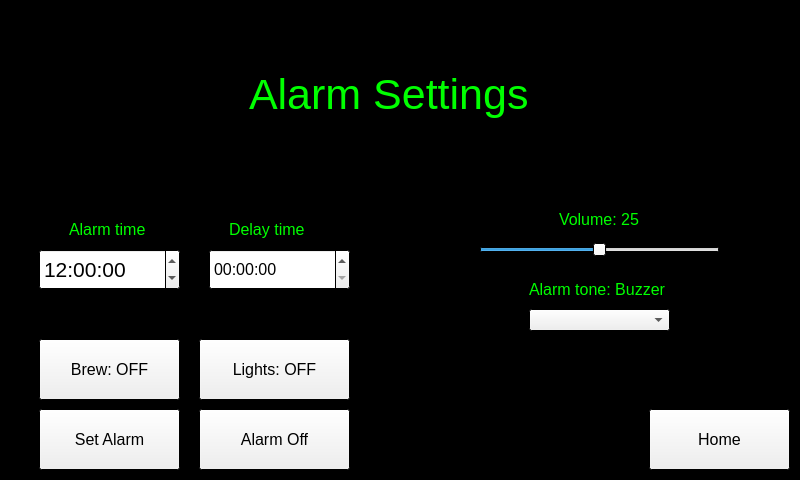
<?xml version="1.0" encoding="UTF-8"?>
<ui version="4.0">
 <class>MainWindow</class>
 <widget class="QMainWindow" name="MainWindow">
  <property name="geometry">
   <rect>
    <x>0</x>
    <y>0</y>
    <width>800</width>
    <height>480</height>
   </rect>
  </property>
  <property name="palette">
   <palette>
    <active>
     <colorrole role="Base">
      <brush brushstyle="SolidPattern">
       <color alpha="255">
        <red>0</red>
        <green>0</green>
        <blue>0</blue>
       </color>
      </brush>
     </colorrole>
     <colorrole role="Window">
      <brush brushstyle="SolidPattern">
       <color alpha="255">
        <red>0</red>
        <green>0</green>
        <blue>0</blue>
       </color>
      </brush>
     </colorrole>
    </active>
    <inactive>
     <colorrole role="Base">
      <brush brushstyle="SolidPattern">
       <color alpha="255">
        <red>0</red>
        <green>0</green>
        <blue>0</blue>
       </color>
      </brush>
     </colorrole>
     <colorrole role="Window">
      <brush brushstyle="SolidPattern">
       <color alpha="255">
        <red>0</red>
        <green>0</green>
        <blue>0</blue>
       </color>
      </brush>
     </colorrole>
    </inactive>
    <disabled>
     <colorrole role="Base">
      <brush brushstyle="SolidPattern">
       <color alpha="255">
        <red>0</red>
        <green>0</green>
        <blue>0</blue>
       </color>
      </brush>
     </colorrole>
     <colorrole role="Window">
      <brush brushstyle="SolidPattern">
       <color alpha="255">
        <red>0</red>
        <green>0</green>
        <blue>0</blue>
       </color>
      </brush>
     </colorrole>
    </disabled>
   </palette>
  </property>
  <property name="font">
   <font>
    <pointsize>12</pointsize>
   </font>
  </property>
  <property name="windowTitle">
   <string>MainWindow</string>
  </property>
  <widget class="QWidget" name="centralwidget">
   <layout class="QVBoxLayout" name="verticalLayout">
    <item>
     <widget class="QStackedWidget" name="pages">
      <property name="enabled">
       <bool>true</bool>
      </property>
      <property name="sizePolicy">
       <sizepolicy hsizetype="Preferred" vsizetype="Preferred">
        <horstretch>0</horstretch>
        <verstretch>0</verstretch>
       </sizepolicy>
      </property>
      <property name="palette">
       <palette>
        <active>
         <colorrole role="Base">
          <brush brushstyle="SolidPattern">
           <color alpha="255">
            <red>255</red>
            <green>255</green>
            <blue>255</blue>
           </color>
          </brush>
         </colorrole>
         <colorrole role="Window">
          <brush brushstyle="SolidPattern">
           <color alpha="255">
            <red>0</red>
            <green>0</green>
            <blue>0</blue>
           </color>
          </brush>
         </colorrole>
        </active>
        <inactive>
         <colorrole role="Base">
          <brush brushstyle="SolidPattern">
           <color alpha="255">
            <red>255</red>
            <green>255</green>
            <blue>255</blue>
           </color>
          </brush>
         </colorrole>
         <colorrole role="Window">
          <brush brushstyle="SolidPattern">
           <color alpha="255">
            <red>0</red>
            <green>0</green>
            <blue>0</blue>
           </color>
          </brush>
         </colorrole>
        </inactive>
        <disabled>
         <colorrole role="Base">
          <brush brushstyle="SolidPattern">
           <color alpha="255">
            <red>0</red>
            <green>0</green>
            <blue>0</blue>
           </color>
          </brush>
         </colorrole>
         <colorrole role="Window">
          <brush brushstyle="SolidPattern">
           <color alpha="255">
            <red>0</red>
            <green>0</green>
            <blue>0</blue>
           </color>
          </brush>
         </colorrole>
        </disabled>
       </palette>
      </property>
      <property name="font">
       <font>
        <weight>50</weight>
        <italic>false</italic>
        <bold>false</bold>
        <strikeout>false</strikeout>
        <stylestrategy>PreferDefault</stylestrategy>
       </font>
      </property>
      <property name="layoutDirection">
       <enum>Qt::LeftToRight</enum>
      </property>
      <property name="currentIndex">
       <number>1</number>
      </property>
      <widget class="QWidget" name="ClockPage">
       <widget class="QLabel" name="statusLabel">
        <property name="geometry">
         <rect>
          <x>9</x>
          <y>378</y>
          <width>121</width>
          <height>75</height>
         </rect>
        </property>
        <property name="palette">
         <palette>
          <active>
           <colorrole role="WindowText">
            <brush brushstyle="SolidPattern">
             <color alpha="255">
              <red>0</red>
              <green>255</green>
              <blue>0</blue>
             </color>
            </brush>
           </colorrole>
          </active>
          <inactive>
           <colorrole role="WindowText">
            <brush brushstyle="SolidPattern">
             <color alpha="255">
              <red>0</red>
              <green>255</green>
              <blue>0</blue>
             </color>
            </brush>
           </colorrole>
          </inactive>
          <disabled>
           <colorrole role="WindowText">
            <brush brushstyle="SolidPattern">
             <color alpha="255">
              <red>120</red>
              <green>120</green>
              <blue>120</blue>
             </color>
            </brush>
           </colorrole>
          </disabled>
         </palette>
        </property>
        <property name="font">
         <font>
          <pointsize>16</pointsize>
         </font>
        </property>
        <property name="text">
         <string>Alarm: OFF
Brew:  OFF
Alarm: OFF</string>
        </property>
       </widget>
       <widget class="QLabel" name="timeLabel">
        <property name="geometry">
         <rect>
          <x>240</x>
          <y>50</y>
          <width>271</width>
          <height>91</height>
         </rect>
        </property>
        <property name="palette">
         <palette>
          <active>
           <colorrole role="WindowText">
            <brush brushstyle="SolidPattern">
             <color alpha="255">
              <red>0</red>
              <green>255</green>
              <blue>0</blue>
             </color>
            </brush>
           </colorrole>
          </active>
          <inactive>
           <colorrole role="WindowText">
            <brush brushstyle="SolidPattern">
             <color alpha="255">
              <red>0</red>
              <green>255</green>
              <blue>0</blue>
             </color>
            </brush>
           </colorrole>
          </inactive>
          <disabled>
           <colorrole role="WindowText">
            <brush brushstyle="SolidPattern">
             <color alpha="255">
              <red>120</red>
              <green>120</green>
              <blue>120</blue>
             </color>
            </brush>
           </colorrole>
          </disabled>
         </palette>
        </property>
        <property name="font">
         <font>
          <pointsize>48</pointsize>
         </font>
        </property>
        <property name="text">
         <string>07:00 AM</string>
        </property>
       </widget>
       <widget class="QPushButton" name="settingsButton">
        <property name="geometry">
         <rect>
          <x>640</x>
          <y>400</y>
          <width>141</width>
          <height>61</height>
         </rect>
        </property>
        <property name="text">
         <string>Settings</string>
        </property>
       </widget>
       <widget class="QLabel" name="nextAlarmLabel">
        <property name="geometry">
         <rect>
          <x>270</x>
          <y>150</y>
          <width>201</width>
          <height>20</height>
         </rect>
        </property>
        <property name="palette">
         <palette>
          <active>
           <colorrole role="WindowText">
            <brush brushstyle="SolidPattern">
             <color alpha="255">
              <red>0</red>
              <green>255</green>
              <blue>0</blue>
             </color>
            </brush>
           </colorrole>
          </active>
          <inactive>
           <colorrole role="WindowText">
            <brush brushstyle="SolidPattern">
             <color alpha="255">
              <red>0</red>
              <green>255</green>
              <blue>0</blue>
             </color>
            </brush>
           </colorrole>
          </inactive>
          <disabled>
           <colorrole role="WindowText">
            <brush brushstyle="SolidPattern">
             <color alpha="255">
              <red>120</red>
              <green>120</green>
              <blue>120</blue>
             </color>
            </brush>
           </colorrole>
          </disabled>
         </palette>
        </property>
        <property name="font">
         <font>
          <pointsize>16</pointsize>
         </font>
        </property>
        <property name="text">
         <string>Next alarm: 7:00 AM</string>
        </property>
       </widget>
      </widget>
      <widget class="QWidget" name="SettingsPage">
       <widget class="QLabel" name="settingsTitleLabel">
        <property name="geometry">
         <rect>
          <x>240</x>
          <y>50</y>
          <width>281</width>
          <height>71</height>
         </rect>
        </property>
        <property name="palette">
         <palette>
          <active>
           <colorrole role="WindowText">
            <brush brushstyle="SolidPattern">
             <color alpha="255">
              <red>0</red>
              <green>255</green>
              <blue>0</blue>
             </color>
            </brush>
           </colorrole>
           <colorrole role="Text">
            <brush brushstyle="SolidPattern">
             <color alpha="255">
              <red>15</red>
              <green>255</green>
              <blue>111</blue>
             </color>
            </brush>
           </colorrole>
           <colorrole role="Base">
            <brush brushstyle="SolidPattern">
             <color alpha="255">
              <red>255</red>
              <green>255</green>
              <blue>255</blue>
             </color>
            </brush>
           </colorrole>
           <colorrole role="Window">
            <brush brushstyle="SolidPattern">
             <color alpha="255">
              <red>0</red>
              <green>0</green>
              <blue>0</blue>
             </color>
            </brush>
           </colorrole>
          </active>
          <inactive>
           <colorrole role="WindowText">
            <brush brushstyle="SolidPattern">
             <color alpha="255">
              <red>0</red>
              <green>255</green>
              <blue>0</blue>
             </color>
            </brush>
           </colorrole>
           <colorrole role="Text">
            <brush brushstyle="SolidPattern">
             <color alpha="255">
              <red>15</red>
              <green>255</green>
              <blue>111</blue>
             </color>
            </brush>
           </colorrole>
           <colorrole role="Base">
            <brush brushstyle="SolidPattern">
             <color alpha="255">
              <red>255</red>
              <green>255</green>
              <blue>255</blue>
             </color>
            </brush>
           </colorrole>
           <colorrole role="Window">
            <brush brushstyle="SolidPattern">
             <color alpha="255">
              <red>0</red>
              <green>0</green>
              <blue>0</blue>
             </color>
            </brush>
           </colorrole>
          </inactive>
          <disabled>
           <colorrole role="WindowText">
            <brush brushstyle="SolidPattern">
             <color alpha="255">
              <red>120</red>
              <green>120</green>
              <blue>120</blue>
             </color>
            </brush>
           </colorrole>
           <colorrole role="Text">
            <brush brushstyle="SolidPattern">
             <color alpha="255">
              <red>120</red>
              <green>120</green>
              <blue>120</blue>
             </color>
            </brush>
           </colorrole>
           <colorrole role="Base">
            <brush brushstyle="SolidPattern">
             <color alpha="255">
              <red>0</red>
              <green>0</green>
              <blue>0</blue>
             </color>
            </brush>
           </colorrole>
           <colorrole role="Window">
            <brush brushstyle="SolidPattern">
             <color alpha="255">
              <red>0</red>
              <green>0</green>
              <blue>0</blue>
             </color>
            </brush>
           </colorrole>
          </disabled>
         </palette>
        </property>
        <property name="font">
         <font>
          <pointsize>32</pointsize>
         </font>
        </property>
        <property name="text">
         <string>Alarm Settings</string>
        </property>
       </widget>
       <widget class="QPushButton" name="homeButton">
        <property name="geometry">
         <rect>
          <x>640</x>
          <y>400</y>
          <width>141</width>
          <height>61</height>
         </rect>
        </property>
        <property name="text">
         <string>Home</string>
        </property>
       </widget>
       <widget class="QPushButton" name="setAlarmButton">
        <property name="geometry">
         <rect>
          <x>30</x>
          <y>400</y>
          <width>141</width>
          <height>61</height>
         </rect>
        </property>
        <property name="text">
         <string>Set Alarm</string>
        </property>
       </widget>
       <widget class="QPushButton" name="brewButton">
        <property name="geometry">
         <rect>
          <x>30</x>
          <y>330</y>
          <width>141</width>
          <height>61</height>
         </rect>
        </property>
        <property name="text">
         <string>Brew: OFF</string>
        </property>
       </widget>
       <widget class="QPushButton" name="lightsButton">
        <property name="geometry">
         <rect>
          <x>190</x>
          <y>330</y>
          <width>151</width>
          <height>61</height>
         </rect>
        </property>
        <property name="text">
         <string>Lights: OFF</string>
        </property>
       </widget>
       <widget class="QTimeEdit" name="alarmTimeInput">
        <property name="geometry">
         <rect>
          <x>30</x>
          <y>240</y>
          <width>141</width>
          <height>41</height>
         </rect>
        </property>
        <property name="font">
         <font>
          <pointsize>16</pointsize>
         </font>
        </property>
        <property name="time">
         <time>
          <hour>12</hour>
          <minute>0</minute>
          <second>0</second>
         </time>
        </property>
       </widget>
       <widget class="QSlider" name="volumeSlider">
        <property name="geometry">
         <rect>
          <x>470</x>
          <y>230</y>
          <width>241</width>
          <height>22</height>
         </rect>
        </property>
        <property name="maximum">
         <number>50</number>
        </property>
        <property name="sliderPosition">
         <number>25</number>
        </property>
        <property name="orientation">
         <enum>Qt::Horizontal</enum>
        </property>
       </widget>
       <widget class="QLabel" name="volumeLabel">
        <property name="geometry">
         <rect>
          <x>550</x>
          <y>200</y>
          <width>91</width>
          <height>20</height>
         </rect>
        </property>
        <property name="palette">
         <palette>
          <active>
           <colorrole role="WindowText">
            <brush brushstyle="SolidPattern">
             <color alpha="255">
              <red>0</red>
              <green>255</green>
              <blue>0</blue>
             </color>
            </brush>
           </colorrole>
          </active>
          <inactive>
           <colorrole role="WindowText">
            <brush brushstyle="SolidPattern">
             <color alpha="255">
              <red>0</red>
              <green>255</green>
              <blue>0</blue>
             </color>
            </brush>
           </colorrole>
          </inactive>
          <disabled>
           <colorrole role="WindowText">
            <brush brushstyle="SolidPattern">
             <color alpha="255">
              <red>120</red>
              <green>120</green>
              <blue>120</blue>
             </color>
            </brush>
           </colorrole>
          </disabled>
         </palette>
        </property>
        <property name="text">
         <string>Volume: 25</string>
        </property>
       </widget>
       <widget class="QLabel" name="toneLabel">
        <property name="geometry">
         <rect>
          <x>520</x>
          <y>270</y>
          <width>151</width>
          <height>20</height>
         </rect>
        </property>
        <property name="palette">
         <palette>
          <active>
           <colorrole role="WindowText">
            <brush brushstyle="SolidPattern">
             <color alpha="255">
              <red>0</red>
              <green>255</green>
              <blue>0</blue>
             </color>
            </brush>
           </colorrole>
          </active>
          <inactive>
           <colorrole role="WindowText">
            <brush brushstyle="SolidPattern">
             <color alpha="255">
              <red>0</red>
              <green>255</green>
              <blue>0</blue>
             </color>
            </brush>
           </colorrole>
          </inactive>
          <disabled>
           <colorrole role="WindowText">
            <brush brushstyle="SolidPattern">
             <color alpha="255">
              <red>120</red>
              <green>120</green>
              <blue>120</blue>
             </color>
            </brush>
           </colorrole>
          </disabled>
         </palette>
        </property>
        <property name="text">
         <string>Alarm tone: Buzzer</string>
        </property>
       </widget>
       <widget class="QComboBox" name="tonesList">
        <property name="geometry">
         <rect>
          <x>520</x>
          <y>300</y>
          <width>141</width>
          <height>22</height>
         </rect>
        </property>
       </widget>
       <widget class="QTimeEdit" name="delayTimeInput">
        <property name="geometry">
         <rect>
          <x>200</x>
          <y>240</y>
          <width>141</width>
          <height>41</height>
         </rect>
        </property>
       </widget>
       <widget class="QLabel" name="alarmTimeLabel">
        <property name="geometry">
         <rect>
          <x>60</x>
          <y>210</y>
          <width>81</width>
          <height>20</height>
         </rect>
        </property>
        <property name="palette">
         <palette>
          <active>
           <colorrole role="WindowText">
            <brush brushstyle="SolidPattern">
             <color alpha="255">
              <red>0</red>
              <green>255</green>
              <blue>0</blue>
             </color>
            </brush>
           </colorrole>
          </active>
          <inactive>
           <colorrole role="WindowText">
            <brush brushstyle="SolidPattern">
             <color alpha="255">
              <red>0</red>
              <green>255</green>
              <blue>0</blue>
             </color>
            </brush>
           </colorrole>
          </inactive>
          <disabled>
           <colorrole role="WindowText">
            <brush brushstyle="SolidPattern">
             <color alpha="255">
              <red>120</red>
              <green>120</green>
              <blue>120</blue>
             </color>
            </brush>
           </colorrole>
          </disabled>
         </palette>
        </property>
        <property name="text">
         <string>Alarm time</string>
        </property>
       </widget>
       <widget class="QLabel" name="label">
        <property name="geometry">
         <rect>
          <x>220</x>
          <y>210</y>
          <width>81</width>
          <height>20</height>
         </rect>
        </property>
        <property name="palette">
         <palette>
          <active>
           <colorrole role="WindowText">
            <brush brushstyle="SolidPattern">
             <color alpha="255">
              <red>0</red>
              <green>255</green>
              <blue>0</blue>
             </color>
            </brush>
           </colorrole>
          </active>
          <inactive>
           <colorrole role="WindowText">
            <brush brushstyle="SolidPattern">
             <color alpha="255">
              <red>0</red>
              <green>255</green>
              <blue>0</blue>
             </color>
            </brush>
           </colorrole>
          </inactive>
          <disabled>
           <colorrole role="WindowText">
            <brush brushstyle="SolidPattern">
             <color alpha="255">
              <red>120</red>
              <green>120</green>
              <blue>120</blue>
             </color>
            </brush>
           </colorrole>
          </disabled>
         </palette>
        </property>
        <property name="text">
         <string>Delay time</string>
        </property>
       </widget>
       <widget class="QPushButton" name="alarmOffButton">
        <property name="geometry">
         <rect>
          <x>190</x>
          <y>400</y>
          <width>151</width>
          <height>61</height>
         </rect>
        </property>
        <property name="text">
         <string>Alarm Off</string>
        </property>
       </widget>
      </widget>
      <widget class="QWidget" name="AlarmPage">
       <widget class="QLabel" name="wakeUpLabel">
        <property name="geometry">
         <rect>
          <x>60</x>
          <y>70</y>
          <width>611</width>
          <height>161</height>
         </rect>
        </property>
        <property name="palette">
         <palette>
          <active>
           <colorrole role="WindowText">
            <brush brushstyle="SolidPattern">
             <color alpha="255">
              <red>0</red>
              <green>255</green>
              <blue>0</blue>
             </color>
            </brush>
           </colorrole>
          </active>
          <inactive>
           <colorrole role="WindowText">
            <brush brushstyle="SolidPattern">
             <color alpha="255">
              <red>0</red>
              <green>255</green>
              <blue>0</blue>
             </color>
            </brush>
           </colorrole>
          </inactive>
          <disabled>
           <colorrole role="WindowText">
            <brush brushstyle="SolidPattern">
             <color alpha="255">
              <red>120</red>
              <green>120</green>
              <blue>120</blue>
             </color>
            </brush>
           </colorrole>
          </disabled>
         </palette>
        </property>
        <property name="font">
         <font>
          <pointsize>36</pointsize>
         </font>
        </property>
        <property name="layoutDirection">
         <enum>Qt::RightToLeft</enum>
        </property>
        <property name="text">
         <string>Rise and Shine
The current time is 7:00 AM</string>
        </property>
        <property name="scaledContents">
         <bool>false</bool>
        </property>
        <property name="alignment">
         <set>Qt::AlignCenter</set>
        </property>
       </widget>
       <widget class="QPushButton" name="outButton">
        <property name="geometry">
         <rect>
          <x>190</x>
          <y>250</y>
          <width>151</width>
          <height>61</height>
         </rect>
        </property>
        <property name="text">
         <string>Dimiss</string>
        </property>
       </widget>
       <widget class="QPushButton" name="snoozeButton">
        <property name="geometry">
         <rect>
          <x>400</x>
          <y>250</y>
          <width>161</width>
          <height>61</height>
         </rect>
        </property>
        <property name="text">
         <string>Snooze</string>
        </property>
       </widget>
      </widget>
      <widget class="QWidget" name="SnoozePage">
       <widget class="QLabel" name="snoozeLabel">
        <property name="geometry">
         <rect>
          <x>120</x>
          <y>110</y>
          <width>511</width>
          <height>61</height>
         </rect>
        </property>
        <property name="palette">
         <palette>
          <active>
           <colorrole role="WindowText">
            <brush brushstyle="SolidPattern">
             <color alpha="255">
              <red>0</red>
              <green>255</green>
              <blue>0</blue>
             </color>
            </brush>
           </colorrole>
          </active>
          <inactive>
           <colorrole role="WindowText">
            <brush brushstyle="SolidPattern">
             <color alpha="255">
              <red>0</red>
              <green>255</green>
              <blue>0</blue>
             </color>
            </brush>
           </colorrole>
          </inactive>
          <disabled>
           <colorrole role="WindowText">
            <brush brushstyle="SolidPattern">
             <color alpha="255">
              <red>120</red>
              <green>120</green>
              <blue>120</blue>
             </color>
            </brush>
           </colorrole>
          </disabled>
         </palette>
        </property>
        <property name="font">
         <font>
          <pointsize>36</pointsize>
         </font>
        </property>
        <property name="text">
         <string>Snoozing until 7:05 AM</string>
        </property>
       </widget>
       <widget class="QPushButton" name="snoozeOffButton">
        <property name="geometry">
         <rect>
          <x>280</x>
          <y>200</y>
          <width>191</width>
          <height>41</height>
         </rect>
        </property>
        <property name="text">
         <string>Snooze off</string>
        </property>
       </widget>
      </widget>
     </widget>
    </item>
   </layout>
  </widget>
 </widget>
 <resources/>
 <connections/>
</ui>
